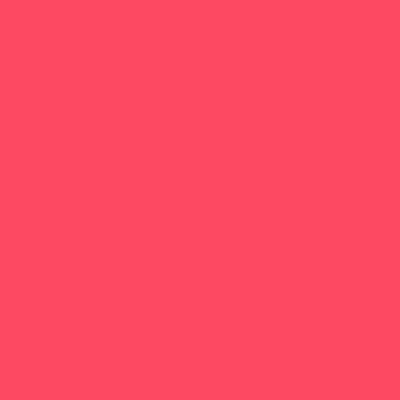
Frame 1 (no input)
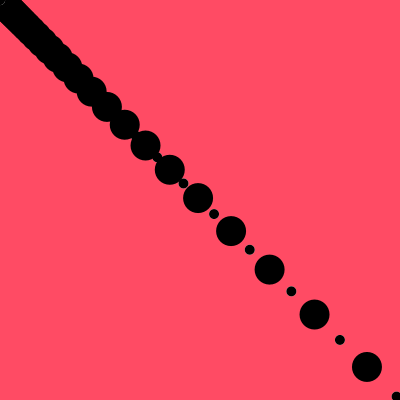
Frame 60 (the mouse pressed at the canvas centre just before this capture)
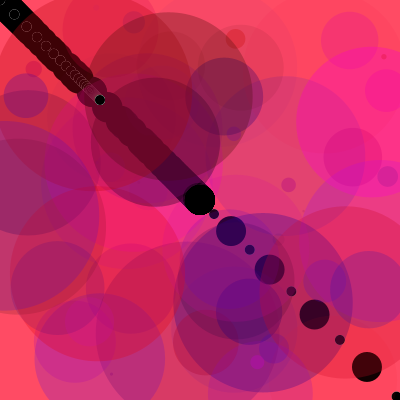
Frame 120 (the mouse held since frame 60 and released just before this capture)

The Processing sketch that drew these frames (run headless with seeded random() and noise(); from frame 60 on, the mouse is pressed at the canvas centre):

// Processing sketch: processing_57361
// ── processing_57361.pde

float kv;
float x;
float y;
 
float r;
float g;
float b;
float a;
 
float ktv;
float w;
float z;

float dotX = 2000;
float dotY = 2000;

float R;
float G;
float B;
 
void setup ()
{
  size (400, 400);
  background (255, 75, 100);
  smooth ();
  frameRate (30);
  kv = 200;
  x = 120;
  y = 200;
}
 
void draw ()
{
   if (mousePressed) {
     r = random (255);
     g = random (10);
     b = random (255);
     a = random (10,100);
     ktv = random (200);
     w = random (width);
     z = random (height);
     noStroke ();
     fill (r, g, b, a);
     ellipse (w, z, ktv, ktv);
   }
   
 R = (255);
 G = (0);
 B = (255);
  noStroke();
  
  dotX = (mouseX-dotX)/7 + dotX;
  dotY = (mouseY-dotY)/7 + dotY;
  fill(R);
  ellipse(dotX,dotY,20,20);
  fill(G);
  ellipse(dotY,dotX,30,30);
  
  fill(R);
  ellipse(dotX/2,dotY/2,10,10);
  fill(G);
  ellipse(dotY/2,dotX/2,10,10);

}

void keyPressed (){
  if (key == ' ');
  {
   background (215, 255, 220);
  } 
}
  
